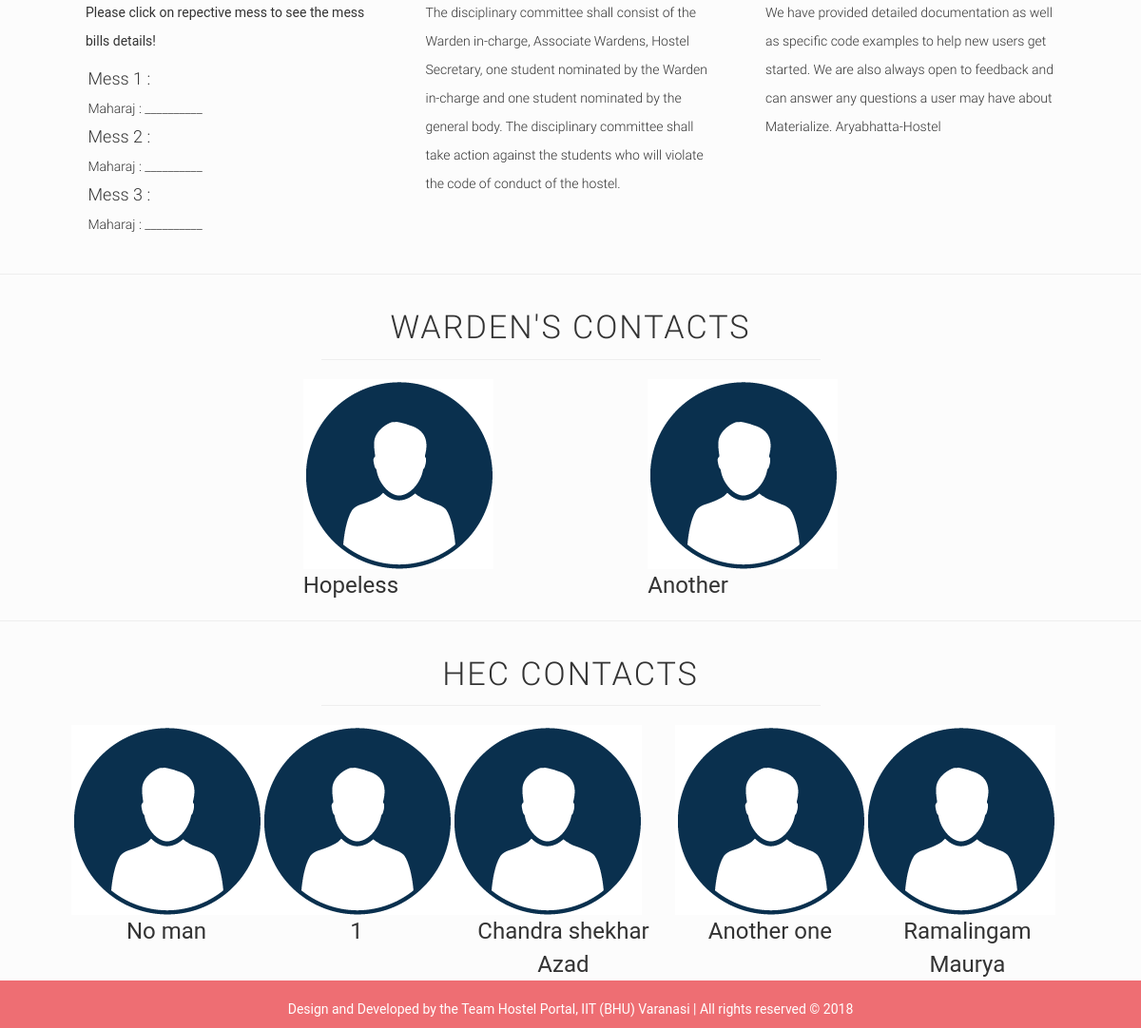
The page /student/notifications/1/ (lower part) on the database as committed earlier.
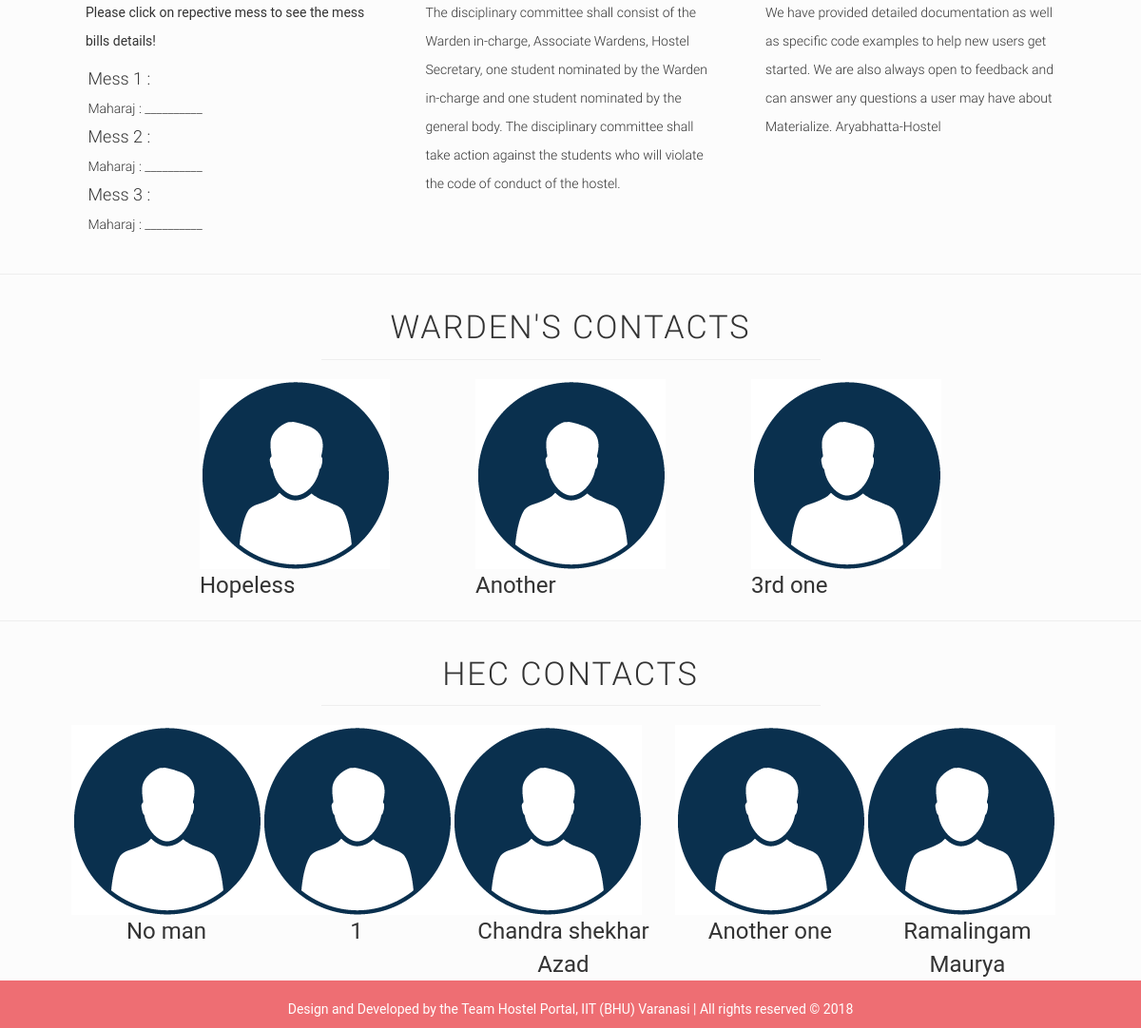
The same page on the database as committed later.
### student/models.py (models this page shows, shortened)
class Allotment_scheme(models.Model):
    hostel = models.ForeignKey(Hostel_name, on_delete=models.CASCADE, null=True)
    scheme = models.CharField(max_length=1000)

class Warden(models.Model):
    hostel = models.ForeignKey(Hostel_name, on_delete=models.CASCADE)
    warden_name = models.CharField(max_length=500)
    contact_number = models.CharField(max_length=10)
    profile_photo = models.ImageField(upload_to='media', default='default_dp.png')

class Hostel_Committee(models.Model):
    hostel = models.ForeignKey(Hostel_name, on_delete=models.CASCADE)
    member_name = models.CharField(max_length=300)
    phone_number = models.CharField(max_length=10)
    profile_image = models.ImageField(upload_to='media', default='default_dp.png')

### student/views.py (the view)
# urls.py: url(r'^notifications/(?P<pk>[0-9]+)/$', views.notify, name='notify'),
def notify(request, pk):
    all_notifications = Notifications.objects.filter(hostel=pk).order_by('-time_stamp')
    all_wardens = Warden.objects.filter(hostel=pk)
    all_hec = Hostel_Committee.objects.filter(hostel=pk)
    all_hostels = Hostel_name.objects.get(id=pk)
    all_images = Hostel_images.objects.filter(id=pk)
    all_about = About_us.objects.filter(id=pk)
    all_scheme = Allotment_scheme.objects.filter(id=pk)
    for files in all_notifications:
       day = datetime.now().date() - files.time_stamp.date()
       d = day.days
       if(d <= 2):
           files.is_new = True
       else:
           files.is_new = False
    return render(request, 'student/hostel.html',
                  {'all_notitfications': all_notifications,
                   'all_hec': all_hec,
                   'all_wardens': all_wardens,
                   'all_hostels': all_hostels,
                   'all_images': all_images,
                   'all_about': all_about,
                   'all_scheme': all_scheme
                   })

### student/templates/student/hostel.html (shortened to what this page needs)
<!DOCTYPE html>
<html>
  <head>
      {% load staticfiles %}
    <link rel="stylesheet" href="https://maxcdn.bootstrapcdn.com/bootstrap/3.3.4/css/bootstrap.min.css">
    <link href={% static "css/materials.css" %} type="text/css" rel="stylesheet">
    <link href={% static "css/style.css" %} type="text/css" rel="stylesheet">
  </head>
  <body>
      <div class="container">
      <div class="row">
        <div class="col s12 m4">
          <div class="icon-block">
            <p>Please click on repective mess to see the mess bills details!</p>
            <div class="mess-info">
            <p class="light"><span style="font-size:18px">Mess 1 : </span><br>
              Maharaj : __________<br>
              <span style="font-size:18px">Mess 2 : </span><br>
              Maharaj : __________<br>
              <span style="font-size:18px">Mess 3 : </span><br>
              Maharaj : __________<br>
                <span style="font-size:18px">Mess 4 : </span><br>
              Maharaj : __________<br>
            </p>
            </div>
          </div>
        </div>
        <div class="col s12 m4">
          <div class="icon-block">
            <p class="light">The disciplinary committee shall consist of the Warden in-charge, Associate
              Wardens, Hostel Secretary, one student nominated by the Warden in-charge
              and one student nominated by the general body. The disciplinary committee
              shall take action against the students who will violate the code of conduct of
              the hostel.</p>
          </div>
        </div>
        <div class="col s12 m4">
          <div class="icon-block">
              {% for schemes in all_scheme %}
            <p class="light">{{ schemes.scheme }}</p>
              {% endfor %}
          </div>
        </div>
      </div>
      </div>
      <hr>
    <section class="container">
      <h4 align="center">Warden's Contacts</h4>
      <hr class="custom_hr">
      <div class="row warden-contact">
        {% for warden in all_wardens %}
        <div class="inner">
          <img src="{{ warden.profile_photo.url }}" class="contacts w-contacts" align="middle">
          <figcaption align="left" ><font size="5">{{ warden.warden_name }}</font></figcaption>
        </div>
        {% endfor %}
      </div>
    </section>
    <hr>
    <section class="container">
      <h4 align="center">HEC Contacts</h4>
      <hr class="custom_hr">
      <div class="row hec-contact">
        {% for members in all_hec %}
        <div class="inner">
          <img src="{{ members.profile_image.url }}" class="contacts w-contacts" align="middle">
          <figcaption align="center" ><font size="5">{{ members.member_name }}</font></figcaption>
        </div>
        {% endfor %}
      </div>
    </section>
    <footer class="page-footer teal">
      <div class="container">
      <div class="footer-line">Design and Developed by the Team Hostel Portal, IIT (BHU) Varanasi | All rights reserved &copy; 2018</div>
    </footer>
    </body>
  </html>

Rows that differ between the two databases and show on the page:
added Warden: profile_photo (placeholder picture), warden_name "3rd one"
